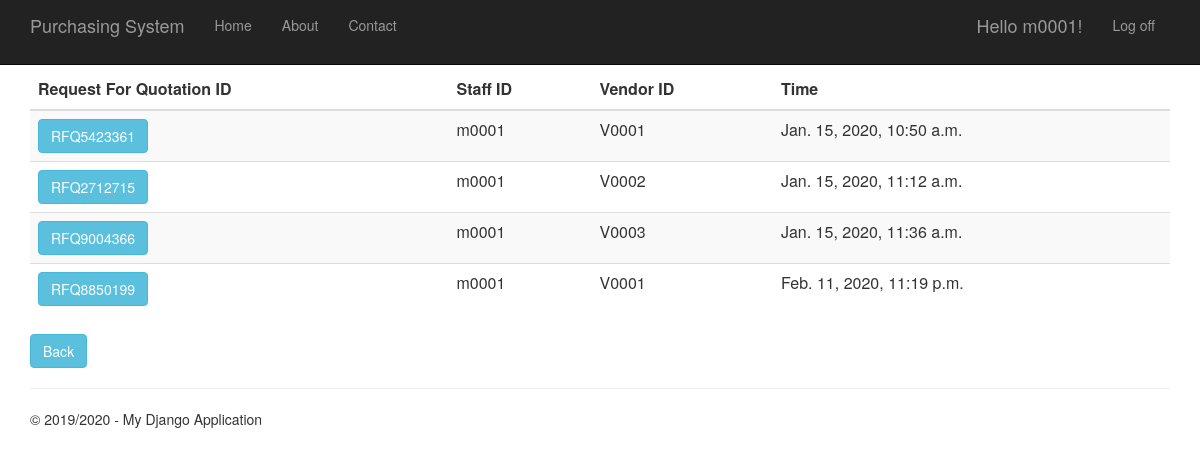
The app's page /requestforquotationhistory (signed in) with its own data.
### RequestForQuotation/models.py (models this page shows)
class RequestForQuotation(models.Model):
    request_for_quotation_id = models.CharField(primary_key=True, max_length=10)
    time_created = models.DateTimeField()
    description = models.TextField(null=True,default=None, blank=True)
    total_price = models.DecimalField(max_digits=10, decimal_places=2, default=Decimal('0.00'))
    person_id = models.ForeignKey(Person, on_delete = models.CASCADE)
    vendor_id = models.ForeignKey(Vendor, on_delete = models.CASCADE)
    purchase_requisition_id = models.ForeignKey(PurchaseRequisition, on_delete = models.CASCADE)
    def __str__(self):
        return str(self.request_for_quotation_id)

### app/models.py (models this page shows, shortened)
class Person(models.Model):
    user_id = models.OneToOneField(User)
    person_id = models.CharField(primary_key=True, max_length=10)
    person_name = models.TextField()
    person_address = models.TextField()
    person_phone_number = models.TextField()
    person_role = models.TextField(default = 'EMPLOYEE')

class Vendor(models.Model):
    vendor_id = models.CharField(primary_key=True, max_length=10)
    vendor_name = models.TextField()
    vendor_phone_number = models.TextField()
    vendor_address = models.TextField()
    vendor_email = models.TextField()
    def __str__(self):
        return str(self.vendor_id)

### RequestForQuotation/views.py (the view)
# urls.py: url(r'^requestforquotationhistory', RequestForQuotation.views.requestforquotationhistory, name="request_of_quotation_history"),
def requestforquotationhistory(request):
        request_for_quotations = RequestForQuotation.objects.all()
        print(request_for_quotations)
        context = {
            'title':'Request For Quotation History',
            'rows':request_for_quotations,
            'year':'2019/2020'
            }
        return render(request,'RequestForQuotation/requestforquotationhistory.html',context)

### RequestForQuotation/templates/RequestForQuotation/requestforquotationhistory.html
﻿{% extends "app/layout.html" %}
{% block content %}
<div class="purchaseorderhistory margintop">
    <form action="requestforquotationhistorydetails" method="GET">
        <table class="table table-striped margintop">
          <thead>
            <tr>
              <th scope="col">Request For Quotation ID</th>
              <th scope="col">Staff ID</th>
              <th scope="col">Vendor ID</th>
              <th scope="col">Time</th>
            </tr>
          </thead>
          <tbody>
              {% for r in rows %}
            <tr>
                 <td><button type="submit" name="roq_id" value="{{r.request_for_quotation_id}}" class="btn btn-info" >{{r.request_for_quotation_id}}</button></td>
                 <td>{{r.person_id.person_id}}</td>
                 <td>{{r.vendor_id}}</td>
                 <td>{{r.time_created}}</td>
            </tr>
              {% endfor %}
          </tbody>
        </table>
    </form>
       <form action="menu">
        <div class="margintop">
            <button type="submit" class="btn btn-info" >Back</button>
        </div>
    </form>
</div>
{% endblock %}

### app/templates/app/loginpartial.html (shortened to what this page needs)
{% if user.is_authenticated %}
<form id="logoutForm" action="/logout" method="post" class="navbar-right">
    <ul class="nav navbar-nav navbar-right">
        <li><span class="navbar-brand">Hello {{ user.username }}!</span></li>
        <li><a href="javascript:document.getElementById('logoutForm').submit()">Log off</a></li>
    </ul>
</form>
{% else %}
<ul class="nav navbar-nav navbar-right">
    <li><a href="{% url 'login' %}">Log in</a></li>
</ul>
{% endif %}

### app/static/app/content/site.css (style rules this page uses)
body { padding-top: 50px; padding-bottom: 20px; }

### records on screen
RequestForQuotation: request_for_quotation_id "RFQ5423361", person_id.person_id "m0001", vendor_id "V0001", time_created "Jan. 15, 2020, 10:50 a.m."
RequestForQuotation: request_for_quotation_id "RFQ2712715", person_id.person_id "m0001", vendor_id "V0002", time_created "Jan. 15, 2020, 11:12 a.m."
RequestForQuotation: request_for_quotation_id "RFQ9004366", person_id.person_id "m0001", vendor_id "V0003", time_created "Jan. 15, 2020, 11:36 a.m."
RequestForQuotation: request_for_quotation_id "RFQ8850199", person_id.person_id "m0001", vendor_id "V0001", time_created "Feb. 11, 2020, 11:19 p.m."

### other values on screen
{{ user.username }} "m0001"
{{ year }} "2019/2020"
